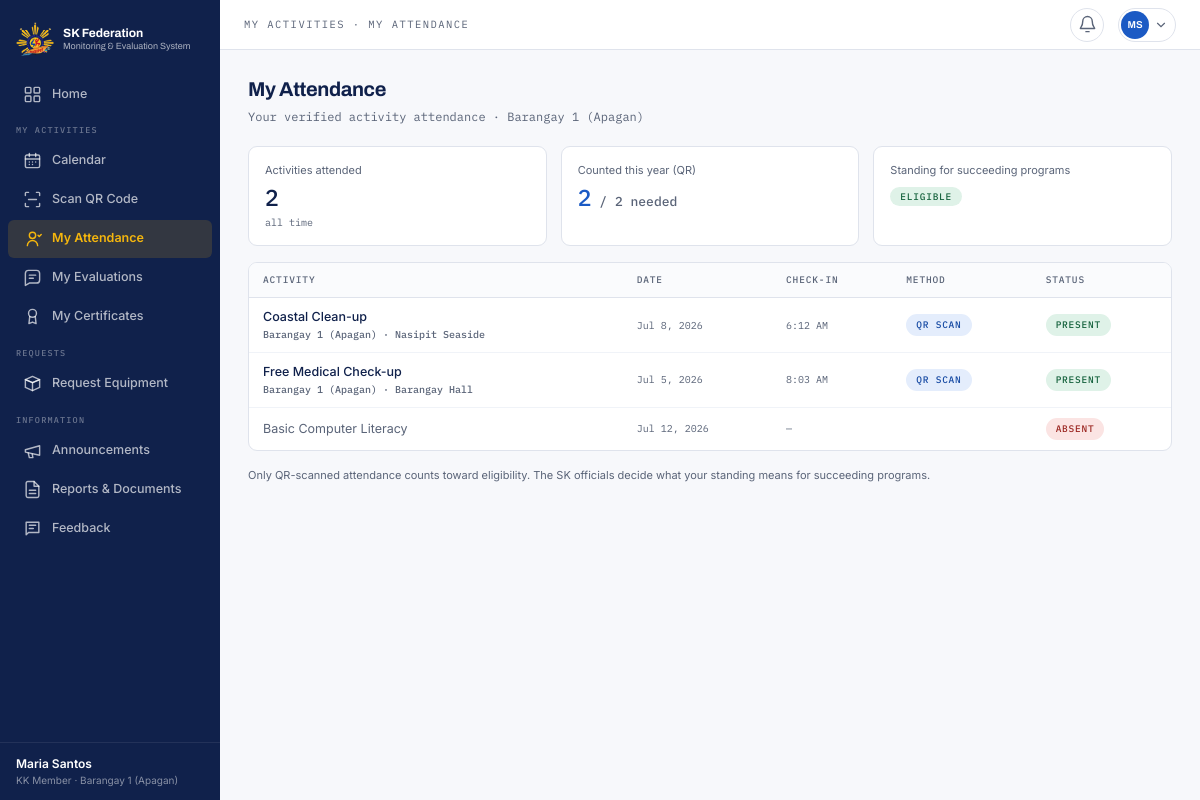
The app's page /member/attendance.php (signed in) with its own data.
### tables this page shows
CREATE TABLE youth_profiles (
  profile_id    INT(11)      NOT NULL AUTO_INCREMENT,
  user_id       INT(11)      DEFAULT NULL,
  barangay_id   INT(11)      NOT NULL,
  full_name     VARCHAR(255) NOT NULL,
  birthdate     DATE         NOT NULL,
  sex           VARCHAR(10)  DEFAULT NULL,
  contact_no    VARCHAR(20)  DEFAULT NULL,
  address       VARCHAR(255) DEFAULT NULL,
  civil_status  VARCHAR(30)  DEFAULT NULL,
  education     VARCHAR(100) DEFAULT NULL,
  work_status   VARCHAR(100) DEFAULT NULL,
  youth_org     VARCHAR(255) DEFAULT NULL,
  school_status VARCHAR(30)  DEFAULT NULL,
  is_pwd        TINYINT(1)   DEFAULT NULL,
  attended_assembly TINYINT(1) DEFAULT NULL,
   
   
  id_document_type VARCHAR(50)  DEFAULT NULL,
  id_document_path VARCHAR(255) DEFAULT NULL,
  selfie_path      VARCHAR(255) DEFAULT NULL,
  consent_date     DATETIME     DEFAULT NULL,
  date_encoded  DATETIME     NOT NULL DEFAULT CURRENT_TIMESTAMP,
  PRIMARY KEY (profile_id),
  UNIQUE KEY uq_profile_user (user_id),
  KEY fk_profile_barangay (barangay_id),
  CONSTRAINT fk_profile_user     FOREIGN KEY (user_id)     REFERENCES users (user_id) ON DELETE SET NULL,
  CONSTRAINT fk_profile_barangay FOREIGN KEY (barangay_id) REFERENCES barangays (barangay_id)
);

CREATE TABLE users (
  user_id              INT(11)      NOT NULL AUTO_INCREMENT,
  role_id              INT(11)      NOT NULL,
  barangay_id          INT(11)      DEFAULT NULL,
  verified_by          INT(11)      DEFAULT NULL,
  username             VARCHAR(50)  NOT NULL,
  email                VARCHAR(150) NOT NULL,
  password_hash        VARCHAR(255) NOT NULL,
  verification_status  VARCHAR(20)  NOT NULL DEFAULT 'pending',
  date_verified        DATETIME     DEFAULT NULL,
  rejection_reason     VARCHAR(255) DEFAULT NULL,
  is_active            TINYINT(1)   NOT NULL DEFAULT 1,
  last_login           DATETIME     DEFAULT NULL,
  date_created         DATETIME     NOT NULL DEFAULT CURRENT_TIMESTAMP,
  PRIMARY KEY (user_id),
  UNIQUE KEY uq_users_username (username),
  UNIQUE KEY uq_users_email (email),
  KEY fk_users_role (role_id),
  KEY fk_users_barangay (barangay_id),
  KEY fk_users_verifier (verified_by),
  CONSTRAINT fk_users_role     FOREIGN KEY (role_id)     REFERENCES roles (role_id),
  CONSTRAINT fk_users_barangay FOREIGN KEY (barangay_id) REFERENCES barangays (barangay_id),
  CONSTRAINT fk_users_verifier FOREIGN KEY (verified_by) REFERENCES users (user_id),
  CONSTRAINT chk_users_status  CHECK (verification_status IN ('pending','verified','rejected'))
);

CREATE TABLE barangays (
  barangay_id    INT(11)      NOT NULL AUTO_INCREMENT,
  barangay_name  VARCHAR(100) NOT NULL,
  municipality   VARCHAR(100) NOT NULL DEFAULT 'Nasipit',
  chairman_id    INT(11)      DEFAULT NULL,    
  PRIMARY KEY (barangay_id),
  UNIQUE KEY uq_barangay (barangay_name, municipality),
  KEY fk_barangay_chairman (chairman_id),
  CONSTRAINT fk_barangay_chairman FOREIGN KEY (chairman_id) REFERENCES users (user_id) ON DELETE SET NULL
);

CREATE TABLE attendance (
  attendance_id INT(11)     NOT NULL AUTO_INCREMENT,
  activity_id   INT(11)     NOT NULL,
  profile_id    INT(11)     NOT NULL,
  time_scanned  DATETIME    NOT NULL DEFAULT CURRENT_TIMESTAMP,
  entry_method  VARCHAR(20) NOT NULL DEFAULT 'qr_scan',
  PRIMARY KEY (attendance_id),
  UNIQUE KEY uq_attendance (activity_id, profile_id),
  KEY fk_att_profile (profile_id),
  CONSTRAINT fk_att_activity FOREIGN KEY (activity_id) REFERENCES activities (activity_id) ON DELETE CASCADE,
  CONSTRAINT fk_att_profile  FOREIGN KEY (profile_id)  REFERENCES youth_profiles (profile_id),
  CONSTRAINT chk_att_method  CHECK (entry_method IN ('qr_scan','manual'))
);

CREATE TABLE activities (
  activity_id   INT(11)      NOT NULL AUTO_INCREMENT,
  program_id    INT(11)      NOT NULL,
  title         VARCHAR(255) NOT NULL,
  activity_date DATE         NOT NULL,
  start_time    TIME         DEFAULT NULL,
  end_time      TIME         DEFAULT NULL,
  venue         VARCHAR(255) DEFAULT NULL,
  qr_token      VARCHAR(64)  NOT NULL,
  is_open       TINYINT(1)   NOT NULL DEFAULT 1,
  target_count  INT(11)      NOT NULL DEFAULT 0,
  PRIMARY KEY (activity_id),
  UNIQUE KEY uq_activity_qr (qr_token),
  KEY fk_activity_program (program_id),
  CONSTRAINT fk_activity_program FOREIGN KEY (program_id) REFERENCES programs (program_id) ON DELETE CASCADE
);

### member/attendance.php (the view, shortened to what the rows shown need)
<?php
require_role(ROLE_MEMBER);
$pid = my_profile_id();
$year = (int) date('Y');
$rows = q_all('SELECT a.title, a.activity_date, a.venue, at.time_scanned, at.entry_method, b.barangay_name
                 FROM attendance at JOIN activities a ON a.activity_id = at.activity_id JOIN programs p ON p.program_id = a.program_id JOIN barangays b ON b.barangay_id = p.barangay_id
                WHERE at.profile_id = ? ORDER BY at.time_scanned DESC', [$pid]);
$missed = q_all('SELECT a.title, a.activity_date FROM activities a JOIN programs p ON p.program_id = a.program_id
                  WHERE p.barangay_id = ? AND YEAR(a.activity_date) = ? AND a.activity_date < CURDATE()
                    AND NOT EXISTS (SELECT 1 FROM attendance at WHERE at.activity_id = a.activity_id AND at.profile_id = ?) ORDER BY a.activity_date DESC', [my_barangay(), $year, $pid]);
$counted = count(array_filter($rows, fn ($r) => $r['entry_method'] === 'qr_scan' && (int) date('Y', strtotime($r['activity_date'])) === $year));
$min = (int) setting('eligibility_min_activities', '4');
$title = 'My Attendance';
$nav = 'attendance';
$crumb = 'My Activities · My Attendance';
require __DIR__ . '/../includes/header.php';
?>
<div class="page-head"><div><h1 class="page-title">My Attendance</h1><div class="page-sub">Your verified activity attendance · <?= e(current_user()['barangay_name']) ?></div></div></div>
  <?= $counted >= $min ? pill('eligible', 'Eligible') : pill('not eligible', 'Not yet eligible') ?>
<div class="card table-wrap mb">
  <table class="table">
    <thead><tr><th>Activity</th><th>Date</th><th>Check-in</th><th>Method</th><th>Status</th></tr></thead>
    <tbody>
    <?php foreach ($rows as $r): ?>
      <tr><td style="font-weight:500"><?= e($r['title']) ?><div class="sub"><?= e($r['barangay_name']) ?> · <?= e($r['venue']) ?></div></td><td class="sub"><?= e(fmt_date($r['activity_date'])) ?></td><td class="sub"><?= e(date('g:i A', strtotime($r['time_scanned']))) ?></td>
        <td><?= $r['entry_method'] === 'manual' ? pill('draft', 'Encoded') : pill('completed', 'QR scan') ?></td><td><?= pill('present', 'Present') ?></td></tr>
    <?php endforeach; ?>
    <?php foreach ($missed as $m): ?>
      <tr><td class="muted"><?= e($m['title']) ?></td><td class="sub"><?= e(fmt_date($m['activity_date'])) ?></td><td class="sub">—</td><td></td><td><?= pill('rejected', 'Absent') ?></td></tr>
    <?php endforeach; ?>
    </tbody>
  </table>
</div>
<?php require __DIR__ . '/../includes/footer.php';

### includes/header.php (shortened to what the rows shown need)
<?php
$__u = current_user();
$__unread = $__u ? (int) q_val('SELECT COUNT(*) FROM notifications WHERE user_id = ? AND is_read = 0', [$__u['user_id']]) : 0;
?><!doctype html>
<html lang="en">
<head>
<link rel="stylesheet" href="<?= e(asset('css/style.css')) ?>">
</head>
<body class="app">
<?php if ($__u): require __DIR__ . '/sidebar.php'; endif; ?>
<div class="main">
<?php if ($__u): ?>
  <header class="topbar">
    <div class="breadcrumb"><?= e($crumb ?? $title ?? '') ?></div>
    <div class="topbar-actions">
      <a class="notification-button<?= ($nav ?? '') === 'notifications' ? ' active' : '' ?>" href="<?= e(url('notifications.php')) ?>" aria-label="Notifications, <?= $__unread ?> unread" title="Notifications">
        <?= nav_icon('bell') ?>
      </a>
      <div class="profile-menu-wrap">
        <button type="button" class="profile-button" data-menu-toggle aria-haspopup="menu" aria-expanded="false" aria-label="Open account menu">
          <span class="profile-avatar"><?= e(initials(display_name())) ?></span>
          <svg width="14" height="14" viewBox="0 0 24 24" fill="none" stroke="currentColor" stroke-width="2" stroke-linecap="round" aria-hidden="true"><path d="m6 9 6 6 6-6"/></svg>
        </button>
      </div>
    </div>
  </header>
<?php endif; ?>
  <main class="page<?= !empty($wide) ? ' page-wide' : '' ?>" id="content">

### includes/sidebar.php (shortened to what the rows shown need)
<?php
function nav_icon(string $name): string
{
    static $paths = [
        'dashboard' => '<rect x="3" y="3" width="7" height="7" rx="1"/><rect x="14" y="3" width="7" height="7" rx="1"/><rect x="3" y="14" width="7" height="7" rx="1"/><rect x="14" y="14" width="7" height="7" rx="1"/>',
        'people' => '<path d="M16 21v-2a4 4 0 0 0-4-4H6a4 4 0 0 0-4 4v2"/><circle cx="9" cy="7" r="4"/><path d="M22 21v-2a4 4 0 0 0-3-3.87M16 3.13a4 4 0 0 1 0 7.75"/>',
        'programs' => '<path d="M4 19.5A2.5 2.5 0 0 1 6.5 17H20"/><path d="M6.5 2H20v20H6.5A2.5 2.5 0 0 1 4 19.5v-15A2.5 2.5 0 0 1 6.5 2Z"/><path d="M8 7h8M8 11h6"/>',
        'calendar' => '<rect x="3" y="5" width="18" height="16" rx="2"/><path d="M16 3v4M8 3v4M3 10h18"/><path d="M8 14h.01M12 14h.01M16 14h.01M8 17h.01M12 17h.01"/>',
        'participation' => '<circle cx="12" cy="8" r="4"/><path d="M5.5 21a6.5 6.5 0 0 1 13 0M19 8l1.5 1.5L23 7"/>',
        'documents' => '<path d="M14 2H6a2 2 0 0 0-2 2v16a2 2 0 0 0 2 2h12a2 2 0 0 0 2-2V8Z"/><path d="M14 2v6h6M8 13h8M8 17h8"/>',
        'content' => '<path d="M4 4h16v13H7l-3 3Z"/><path d="M8 8h8M8 12h5"/>',
        'reports' => '<path d="M4 20V10M10 20V4M16 20v-7M22 20H2"/>',
        'qr' => '<rect x="3" y="3" width="7" height="7"/><rect x="14" y="3" width="7" height="7"/><rect x="3" y="14" width="7" height="7"/><path d="M14 14h3v3h-3zM18 18h3v3h-3zM18 14h3M14 18v3"/>',
        'inventory' => '<path d="m3 7 9-4 9 4-9 4Z"/><path d="m3 7 9 4 9-4v10l-9 4-9-4Z"/><path d="M12 11v10"/>',
        'budget' => '<rect x="3" y="5" width="18" height="15" rx="2"/><path d="M16 9h5v7h-5a3.5 3.5 0 0 1 0-7ZM7 5V3h10v2"/>',
        'verify' => '<path d="M20 6 9 17l-5-5"/>',
        'certificate' => '<circle cx="12" cy="8" r="5"/><path d="m8.5 12-1 9 4.5-2 4.5 2-1-9"/>',
        'settings' => '<circle cx="12" cy="12" r="3"/><path d="M12 2v3M12 19v3M4.2 4.2l2.1 2.1M17.7 17.7l2.1 2.1M2 12h3M19 12h3M4.2 19.8l2.1-2.1M17.7 6.3l2.1-2.1"/>',
        'logs' => '<path d="M3 12a9 9 0 1 0 3-6.7L3 8"/><path d="M3 3v5h5M12 7v5l3 2"/>',
        'announcements' => '<path d="m3 11 18-5v12L3 14Z"/><path d="m11.6 16.4.9 4.6H8l-1.4-6"/>',
        'feedback' => '<path d="M21 15a4 4 0 0 1-4 4H8l-5 3V7a4 4 0 0 1 4-4h10a4 4 0 0 1 4 4Z"/><path d="M8 9h8M8 13h5"/>',
        'scan' => '<path d="M3 7V4a1 1 0 0 1 1-1h3M17 3h3a1 1 0 0 1 1 1v3M21 17v3a1 1 0 0 1-1 1h-3M7 21H4a1 1 0 0 1-1-1v-3M7 12h10"/>',
        'bell' => '<path d="M18 8a6 6 0 0 0-12 0c0 7-3 7-3 9h18c0-2-3-2-3-9M10 21h4"/>',
    ];
    return '<svg width="19" height="19" viewBox="0 0 24 24" fill="none" stroke="currentColor" stroke-width="1.8" stroke-linecap="round" stroke-linejoin="round" aria-hidden="true">' . ($paths[$name] ?? '') . '</svg>';
}
function nav_groups(int $role): array
{
    switch ($role) {
        case ROLE_MEMBER:
            return [
                ['', [['home', 'Home', 'member/index.php', 'dashboard']]],
                ['My Activities', [['calendar', 'Calendar', 'member/calendar.php', 'calendar'],
                                   ['scan', 'Scan QR Code', 'member/scan.php', 'scan'],
                                   ['attendance', 'My Attendance', 'member/attendance.php', 'participation'],
                                   ['evaluations', 'My Evaluations', 'member/evaluations.php', 'feedback'],
                                   ['certificates', 'My Certificates', 'member/certificates.php', 'certificate']]],
                ['Requests', [['equipment', 'Request Equipment', 'member/equipment.php', 'inventory']]],
                ['Information', [['announcements', 'Announcements', 'member/announcements.php', 'announcements'],
                                 ['documents', 'Reports & Documents', 'member/documents.php', 'documents'],
                                 ['feedback', 'Feedback', 'member/feedback.php', 'content']]],
            ];
    }
    return [];
}
$__groups = nav_groups(role());
?>
<nav class="nav-rail" id="nav-rail" aria-label="Main navigation">
  <a class="nav-brand" href="<?= e(url(home_url(role()))) ?>">
    <img src="<?= e(asset('img/sk-federation-logo.png')) ?>" alt="SK Federation Nasipit logo" width="38" height="38">
    <span>
      <strong>SK Federation</strong>
      <small>Monitoring &amp; Evaluation System</small>
    </span>
  </a>
  <div class="nav-groups">
    <?php foreach ($__groups as [$__label, $__items]): ?>
      <div class="nav-group">
        <?php if ($__label !== ''): ?><div class="nav-group-label"><?= e($__label) ?></div><?php endif; ?>
        <?php foreach ($__items as [$__id, $__text, $__href, $__icon]): ?>
          <a class="nav-item<?= ($nav ?? '') === $__id ? ' active' : '' ?>" href="<?= e(url($__href)) ?>"<?= ($nav ?? '') === $__id ? ' aria-current="page"' : '' ?>>
            <span class="nav-icon"><?= nav_icon($__icon) ?></span><span><?= e($__text) ?></span>
          </a>
        <?php endforeach; ?>
      </div>
    <?php endforeach; ?>
  </div>
  <div class="nav-foot">
    <div class="nav-foot-name"><?= e(display_name()) ?></div>
    <div class="nav-foot-role"><?= e(ROLE_LABELS[role()] ?? '') ?><?= current_user()['barangay_name'] ? ' · ' . e(current_user()['barangay_name']) : '' ?></div>
  </div>
</nav>

### includes/helpers.php (shortened to what the rows shown need)
<?php
require_once __DIR__ . '/../config/database.php';
function e($value): string
{
    return htmlspecialchars((string) ($value ?? ''), ENT_QUOTES | ENT_SUBSTITUTE, 'UTF-8');
}
function url(string $path = ''): string
{
    return BASE_URL . '/' . ltrim($path, '/');
}
function asset(string $path): string
{
    $file = APP_ROOT . '/assets/' . $path;
    $v = is_file($file) ? filemtime($file) : 0;
    return url('assets/' . $path) . '?v=' . $v;
}
function fmt_date(?string $d, string $format = 'M j, Y'): string
{
    return $d ? date($format, strtotime($d)) : '—';
}
function initials(string $name): string
{
    $parts = preg_split('/\s+/', trim($name)) ?: [];
    $first = $parts[0] ?? '';
    $last = count($parts) > 1 ? end($parts) : '';
    return strtoupper(mb_substr($first, 0, 1) . mb_substr($last, 0, 1)) ?: '?';
}
function pill(?string $status, ?string $label = null): string
{
    $s = strtolower((string) $status);
    $map = [
        'pending' => 'amber', 'draft' => 'gray', 'ongoing' => 'amber', 'incomplete' => 'amber', 'low stock' => 'amber', 'on loan' => 'amber',
        'approved' => 'green', 'verified' => 'green', 'complete' => 'green', 'completed' => 'blue', 'available' => 'blue', 'returned item' => 'green',
        'evaluated' => 'navy', 'submitted' => 'green', 'eligible' => 'green', 'open' => 'green', 'replied' => 'green', 'present' => 'green',
        'returned' => 'red', 'rejected' => 'red', 'declined' => 'red', 'out of stock' => 'red', 'cancelled' => 'red', 'not eligible' => 'red', 'closed' => 'gray', 'inactive' => 'red',
        'planned' => 'outline',
    ];
    $colour = $map[$s] ?? 'gray';
    return '<span class="pill pill-' . $colour . '">' . e($label ?? $status) . '</span>';
}
function setting(string $key, string $default = ''): string
{
    static $cache = null;
    if ($cache === null) {
        $cache = [];
        foreach (q_all('SELECT setting_key, setting_value FROM settings') as $r) {
            $cache[$r['setting_key']] = $r['setting_value'];
        }
    }
    return $cache[$key] ?? $default;
}

### records on screen
youth_profiles: full_name "Maria Santos", user.role_id "KK Member", barangay.barangay_name "Barangay 1 (Apagan)", full_name "MS"
attendance: activity.title "Coastal Clean-up", barangays.barangay_name "Barangay 1 (Apagan)", activity.venue "Nasipit Seaside", activity.activity_date "Jul 8, 2026", time_scanned "6:12 AM", label "QR SCAN PRESENT"
attendance: activity.title "Free Medical Check-up", barangays.barangay_name "Barangay 1 (Apagan)", activity.venue "Barangay Hall", activity.activity_date "Jul 5, 2026", time_scanned "8:03 AM", label "QR SCAN PRESENT"
activities: title "Basic Computer Literacy", activity_date "Jul 12, 2026", label "ABSENT"

### other values on screen
$__text "Home"
$__label "MY ACTIVITIES"
$__text "Calendar"
$__text "Scan QR Code"
$__text "My Attendance"
$__text "My Evaluations"
$__text "My Certificates"
$__label "REQUESTS"
$__text "Request Equipment"
$__label "INFORMATION"
$__text "Announcements"
$__text "Reports & Documents"
$__text "Feedback"
$crumb "MY ACTIVITIES · MY ATTENDANCE"
count($rows) "2"
